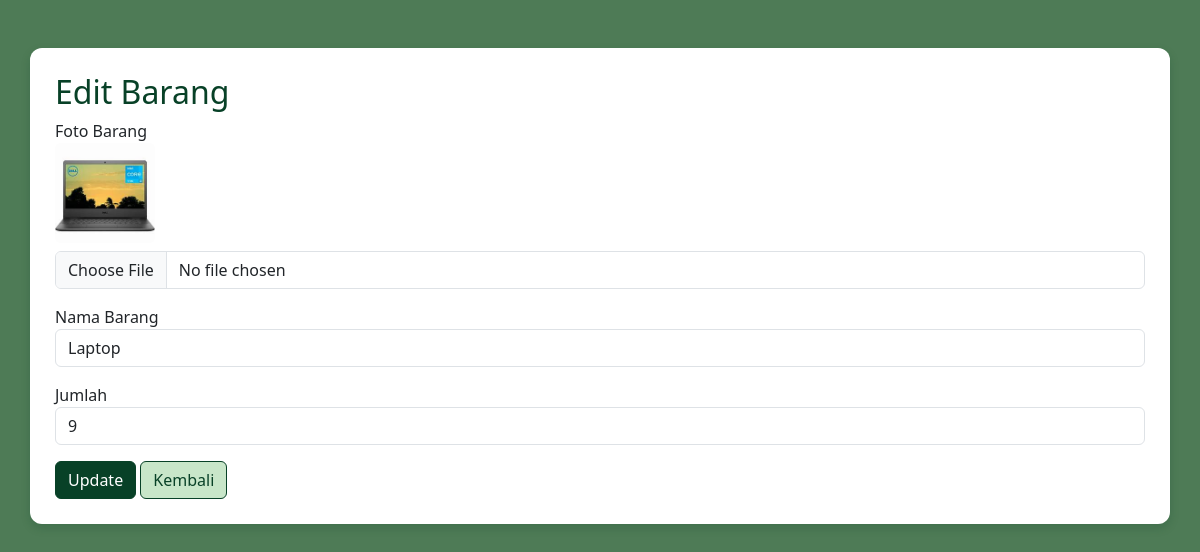
Screenshot of /edit.php?id=13 (signed in) with the database file from the repository.
### tables this page shows
CREATE TABLE `barang` (
  `id` int(11) NOT NULL,
  `nama_barang` varchar(100) NOT NULL,
  `jumlah` int(11) NOT NULL,
  `total_masuk` int(11) NOT NULL DEFAULT 0,
  `total_keluar` int(11) NOT NULL DEFAULT 0,
  `foto` varchar(255) DEFAULT NULL
);

### templates/style_edit.php (the view, shortened to what this page needs)
<!DOCTYPE html>
<html lang="id">
<head>
    <link rel="stylesheet" href="https://cdn.jsdelivr.net/npm/bootstrap@5.3.2/dist/css/bootstrap.min.css">
</head>
<body>
    <div class="container mt-5">
        <h2>Edit Barang</h2>
        <form method="post" enctype="multipart/form-data">
            <div class="mb-3">
                <label>Foto Barang</label><br>
                <?php if ($data['foto']) { ?>
                    <img src="uploads/<?= $data['foto'] ?>" width="100" class="mb-2 rounded"><br>
                <?php } ?>
                <input type="file" name="foto" class="form-control" accept="image/*">
            </div>
            <div class="mb-3">
                <label>Nama Barang</label>
                <input type="text" name="nama_barang" class="form-control" value="<?= $data['nama_barang'] ?>" required>
            </div>
            <div class="mb-3">
                <label>Jumlah</label>
                <input type="number" name="jumlah" class="form-control" value="<?= $data['jumlah'] ?>" required>
            </div>
            <button type="submit" name="update" class="btn btn-primary">Update</button>
            <a href="index.php" class="btn btn-secondary">Kembali</a>
        </form>
    </div>
</body>

### templates/style_edit.php (style rules this page uses)
body { background-color: #4e7b56ff; }
h2 { color: #084127ff; }
.btn-primary { background-color: #084127ff; border-color: #084127ff; }
.btn-secondary { background-color: #c8e6c9; border-color: #084127ff; color: #084127ff; }
.container { background: white; padding: 25px; border-radius: 12px; box-shadow: 0px 4px 10px rgba(8, 65, 39, 0.2); }

### rows the page displays
barang: foto (picture), nama_barang "Laptop", jumlah "9"
